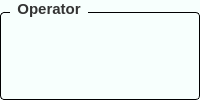
               <widget class="QGroupBox" name="groupBox_4">
                <property name="font">
                 <font>
                  <family>Segoe UI</family>
                  <pointsize>-1</pointsize>
                  <weight>75</weight>
                  <bold>true</bold>
                 </font>
                </property>
                <property name="styleSheet">
                 <string notr="true">/* Khung chính của GroupBox */
QGroupBox {
    background-color: #F7FFFD; /* Màu nền theo yêu cầu của bạn */
    border: 1px solid #000000; /* Viền xám mảnh để định hình khối */
    border-radius: 4px;        /* Bo tròn góc 4px đồng bộ với QPushButton */
    margin-top: 12px;          /* Tạo khoảng cách phía trên để nhường chỗ cho chữ tiêu đề */
    font-size: 15px;           /* Kích thước chữ tiêu đề */
    font-weight: bold;         /* Làm đậm chữ tiêu đề */
    color: #333333;            /* Màu chữ tiêu đề */
}

/* Tùy chỉnh vị trí của chữ tiêu đề GroupBox */
QGroupBox::title {
    subcontrol-origin: margin;
    subcontrol-position: top left; /* Đặt tiêu đề ở góc trên bên trái */
    left: 10px;                    /* Đẩy chữ dịch vào trong một chút cho đẹp */
    padding: 0px 5px;              /* Khoảng cách đệm xung quanh chữ */
}
</string>
                </property>
                <property name="title">
                 <string>Operator</string>
                </property>
                <layout class="QHBoxLayout" name="horizontalLayout">
                 <property name="spacing">
                  <number>8</number>
                 </property>
                 <property name="leftMargin">
                  <number>14</number>
                 </property>
                 <property name="topMargin">
                  <number>18</number>
                 </property>
                 <property name="rightMargin">
                  <number>14</number>
                 </property>
                 <property name="bottomMargin">
                  <number>14</number>
                 </property>
                 <item>
                  <widget class="QPushButton" name="pushButton_load_parameters">
                   <property name="minimumSize">
                    <size>
                     <width>0</width>
                     <height>40</height>
                    </size>
                   </property>
                   <property name="maximumSize">
                    <size>
                     <width>40</width>
                     <height>16777215</height>
                    </size>
                   </property>
                   <property name="font">
                    <font>
                     <family>Segoe UI</family>
                     <pointsize>10</pointsize>
                     <weight>75</weight>
                     <bold>true</bold>
                    </font>
                   </property>
                   <property name="toolTip">
                    <string>Load Parameters</string>
                   </property>
                   <property name="styleSheet">
                    <string notr="true">QPushButton {
    background-color: transparent;
    border: none;
    border-radius: 6px;
}
QPushButton:hover {
    background-color: rgba(0, 0, 0, 25);     /* nền hiện ra khi rê chuột */
}
QPushButton:pressed {
    background-color: rgba(0, 0, 0, 50);     /* đậm hơn khi nhấn */
}</string>
                   </property>
                   <property name="text">
                    <string/>
                   </property>
                   <property name="icon">
                    <iconset>
                     <normaloff>assert/icon/apply-now.png</normaloff>assert/icon/apply-now.png</iconset>
                   </property>
                   <property name="iconSize">
                    <size>
                     <width>30</width>
                     <height>30</height>
                    </size>
                   </property>
                  </widget>
                 </item>
                 <item>
                  <widget class="QPushButton" name="pushButton_save_data">
                   <property name="minimumSize">
                    <size>
                     <width>0</width>
                     <height>40</height>
                    </size>
                   </property>
                   <property name="maximumSize">
                    <size>
                     <width>40</width>
                     <height>16777215</height>
                    </size>
                   </property>
                   <property name="font">
                    <font>
                     <family>Segoe UI</family>
                     <pointsize>10</pointsize>
                     <weight>75</weight>
                     <bold>true</bold>
                    </font>
                   </property>
                   <property name="toolTip">
                    <string>Save Parameters</string>
                   </property>
                   <property name="styleSheet">
                    <string notr="true">QPushButton {
    background-color: transparent;
    border: none;
    border-radius: 6px;
}
QPushButton:hover {
    background-color: rgba(0, 0, 0, 25);     /* nền hiện ra khi rê chuột */
}
QPushButton:pressed {
    background-color: rgba(0, 0, 0, 50);     /* đậm hơn khi nhấn */
}</string>
                   </property>
                   <property name="text">
                    <string/>
                   </property>
                   <property name="icon">
                    <iconset>
                     <normaloff>assert/icon/floppy-disk.png</normaloff>assert/icon/floppy-disk.png</iconset>
                   </property>
                   <property name="iconSize">
                    <size>
                     <width>25</width>
                     <height>25</height>
                    </size>
                   </property>
                  </widget>
                 </item>
                 <item>
                  <widget class="QPushButton" name="pushButton_add_tasks">
                   <property name="minimumSize">
                    <size>
                     <width>0</width>
                     <height>40</height>
                    </size>
                   </property>
                   <property name="maximumSize">
                    <size>
                     <width>40</width>
                     <height>16777215</height>
                    </size>
                   </property>
                   <property name="font">
                    <font>
                     <family>Segoe UI</family>
                     <pointsize>10</pointsize>
                     <weight>75</weight>
                     <bold>true</bold>
                    </font>
                   </property>
                   <property name="toolTip">
                    <string>Tasks Resolve</string>
                   </property>
                   <property name="styleSheet">
                    <string notr="true">QPushButton {
    background-color: transparent;
    border: none;
    border-radius: 6px;
}
QPushButton:hover {
    background-color: rgba(0, 0, 0, 25);     /* nền hiện ra khi rê chuột */
}
QPushButton:pressed {
    background-color: rgba(0, 0, 0, 50);     /* đậm hơn khi nhấn */
}</string>
                   </property>
                   <property name="text">
                    <string/>
                   </property>
                   <property name="icon">
                    <iconset>
                     <normaloff>assert/icon/automation.png</normaloff>assert/icon/automation.png</iconset>
                   </property>
                   <property name="iconSize">
                    <size>
                     <width>30</width>
                     <height>30</height>
                    </size>
                   </property>
                  </widget>
                 </item>
                 <item>
                  <widget class="QPushButton" name="pushButton_data_calculator">
                   <property name="minimumSize">
                    <size>
                     <width>0</width>
                     <height>40</height>
                    </size>
                   </property>
                   <property name="maximumSize">
                    <size>
                     <width>40</width>
                     <height>16777215</height>
                    </size>
                   </property>
                   <property name="font">
                    <font>
                     <family>Segoe UI</family>
                     <pointsize>10</pointsize>
                     <weight>75</weight>
                     <bold>true</bold>
                    </font>
                   </property>
                   <property name="toolTip">
                    <string>Tools Task Calculator</string>
                   </property>
                   <property name="styleSheet">
                    <string notr="true">QPushButton {
    background-color: transparent;
    border: none;
    border-radius: 6px;
}
QPushButton:hover {
    background-color: rgba(0, 0, 0, 25);     /* nền hiện ra khi rê chuột */
}
QPushButton:pressed {
    background-color: rgba(0, 0, 0, 50);     /* đậm hơn khi nhấn */
}</string>
                   </property>
                   <property name="text">
                    <string/>
                   </property>
                   <property name="icon">
                    <iconset>
                     <normaloff>assert/icon/calculator (2).png</normaloff>assert/icon/calculator (2).png</iconset>
                   </property>
                   <property name="iconSize">
                    <size>
                     <width>25</width>
                     <height>25</height>
                    </size>
                   </property>
                  </widget>
                 </item>
                </layout>
               </widget>
